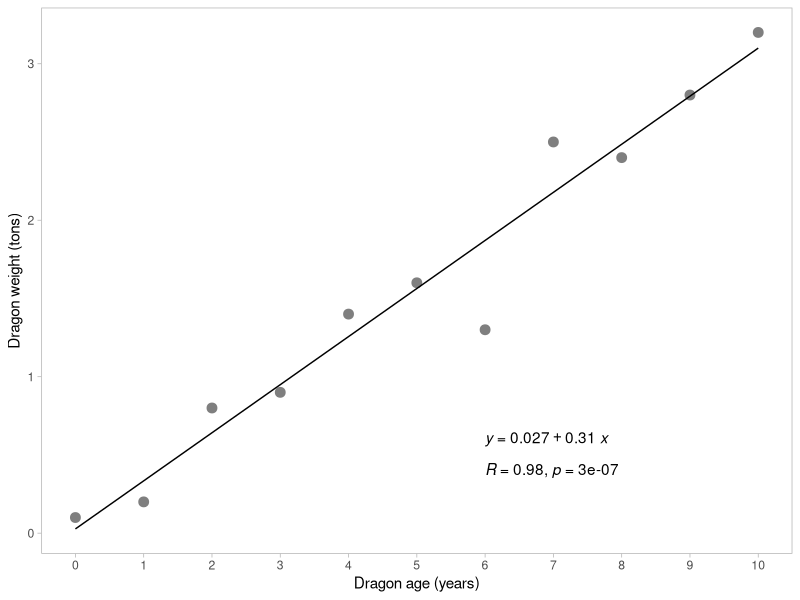

Write the R code that produced this figure.
## ---- chunk 1
knitr::opts_chunk$set(echo = FALSE, message = FALSE, warning = FALSE)
library(tidyverse)
library(ggpubr)
library(kableExtra)
## ---- chunk 2

dragon_df <- tribble(
  ~dragon_age, ~dragon_wt,
  0, 0.1,
  1, 0.2,
  2, 0.8,
  3, 0.9,
  4, 1.4,
  5, 1.6,
  6, 1.3,
  7, 2.5,
  8, 2.4,
  9, 2.8,
  10, 3.2
)

ggplot(data = dragon_df, aes(x = dragon_age, y = dragon_wt)) +
  geom_point(size = 3,
             color = "gray50") +
  geom_smooth(method = "lm",
              se = FALSE,
              size = 0.5,
              color = "black") +
  scale_x_continuous(breaks = seq(0,10)) +
  scale_y_continuous() +
  theme_light() +
  theme(panel.grid = element_blank()) +
  labs(x = "Dragon age (years)",
       y = "Dragon weight (tons)") +
  stat_cor(label.x = 6, label.y = 0.4) +
  stat_regline_equation(label.x = 6, label.y = 0.6)

## ---- chunk 3
dragon_df_2 <- tribble(
  ~dragon_age, ~dragon_diet, ~dragon_wt, 
  0, 20.2, 0.1,
  1, 30.6, 0.2,
  2, 40.2, 0.8,
  3, 31.6, 0.9,
  4, 19.2, 1.4,
  5, 45.6, 1.6,
  6, 26.1, 1.3,
  7, 20.4, 2.5,
  8, 31.8, 2.4,
  9, 50.4, 2.8,
  10, 28.6, 3.2
)

kable(dragon_df_2) %>% 
  kable_styling(full_width = FALSE)
## ---- chunk 4
dragon_mlr <- lm(dragon_wt ~ dragon_age + dragon_diet, data = dragon_df_2)
## ---- chunk 5
dragon_mlr
